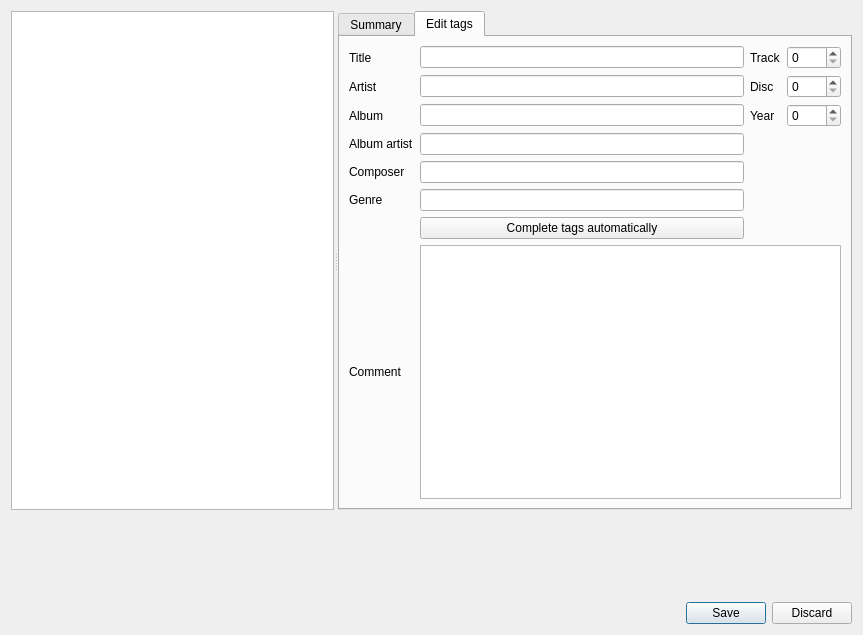
<?xml version="1.0" encoding="UTF-8"?>
<ui version="4.0">
 <class>EditTagDialog</class>
 <widget class="QDialog" name="EditTagDialog">
  <property name="geometry">
   <rect>
    <x>0</x>
    <y>0</y>
    <width>863</width>
    <height>635</height>
   </rect>
  </property>
  <property name="windowTitle">
   <string>Edit track information</string>
  </property>
  <property name="windowIcon">
   <iconset resource="../../data/data.qrc">
    <normaloff>:/icon.png</normaloff>:/icon.png</iconset>
  </property>
  <layout class="QVBoxLayout" name="verticalLayout_3">
   <item>
    <widget class="QSplitter" name="splitter">
     <property name="orientation">
      <enum>Qt::Horizontal</enum>
     </property>
     <widget class="QListWidget" name="song_list">
      <property name="selectionMode">
       <enum>QAbstractItemView::ExtendedSelection</enum>
      </property>
     </widget>
     <widget class="QTabWidget" name="tab_widget">
      <property name="currentIndex">
       <number>1</number>
      </property>
      <widget class="QWidget" name="summary_tab">
       <attribute name="title">
        <string>Summary</string>
       </attribute>
       <layout class="QVBoxLayout" name="verticalLayout_2">
        <item>
         <layout class="QHBoxLayout" name="horizontalLayout_2">
          <item>
           <widget class="QLabel" name="art">
            <property name="sizePolicy">
             <sizepolicy hsizetype="Fixed" vsizetype="Fixed">
              <horstretch>0</horstretch>
              <verstretch>0</verstretch>
             </sizepolicy>
            </property>
            <property name="minimumSize">
             <size>
              <width>124</width>
              <height>124</height>
             </size>
            </property>
            <property name="frameShape">
             <enum>QFrame::StyledPanel</enum>
            </property>
            <property name="text">
             <string/>
            </property>
            <property name="alignment">
             <set>Qt::AlignCenter</set>
            </property>
            <property name="margin">
             <number>2</number>
            </property>
           </widget>
          </item>
          <item>
           <layout class="QVBoxLayout" name="verticalLayout">
            <item>
             <widget class="QTextEdit" name="summary">
              <property name="sizePolicy">
               <sizepolicy hsizetype="Expanding" vsizetype="Minimum">
                <horstretch>0</horstretch>
                <verstretch>0</verstretch>
               </sizepolicy>
              </property>
              <property name="styleSheet">
               <string notr="true">QTextEdit {
  background: transparent;
}</string>
              </property>
              <property name="frameShape">
               <enum>QFrame::NoFrame</enum>
              </property>
              <property name="textInteractionFlags">
               <set>Qt::TextSelectableByKeyboard|Qt::TextSelectableByMouse</set>
              </property>
             </widget>
            </item>
            <item>
             <layout class="QHBoxLayout" name="horizontalLayout">
              <item>
               <widget class="QPushButton" name="summary_art_button">
                <property name="sizePolicy">
                 <sizepolicy hsizetype="Fixed" vsizetype="Fixed">
                  <horstretch>0</horstretch>
                  <verstretch>0</verstretch>
                 </sizepolicy>
                </property>
                <property name="text">
                 <string>Change cover art</string>
                </property>
               </widget>
              </item>
              <item>
               <widget class="QPushButton" name="playcount_reset">
                <property name="sizePolicy">
                 <sizepolicy hsizetype="Fixed" vsizetype="Fixed">
                  <horstretch>0</horstretch>
                  <verstretch>0</verstretch>
                 </sizepolicy>
                </property>
                <property name="text">
                 <string>Reset play counts</string>
                </property>
               </widget>
              </item>
              <item>
               <spacer name="horizontalSpacer">
                <property name="orientation">
                 <enum>Qt::Horizontal</enum>
                </property>
                <property name="sizeHint" stdset="0">
                 <size>
                  <width>40</width>
                  <height>20</height>
                 </size>
                </property>
               </spacer>
              </item>
             </layout>
            </item>
           </layout>
          </item>
         </layout>
        </item>
        <item>
         <widget class="Line" name="line">
          <property name="orientation">
           <enum>Qt::Horizontal</enum>
          </property>
         </widget>
        </item>
        <item>
         <layout class="QGridLayout" name="gridLayout_3" rowstretch="0,0,0,0,0,0,0,0,0">
          <property name="horizontalSpacing">
           <number>18</number>
          </property>
          <item row="0" column="0">
           <widget class="QLabel" name="length_label">
            <property name="sizePolicy">
             <sizepolicy hsizetype="Fixed" vsizetype="Preferred">
              <horstretch>0</horstretch>
              <verstretch>0</verstretch>
             </sizepolicy>
            </property>
            <property name="text">
             <string>Length</string>
            </property>
            <property name="field_label" stdset="0">
             <bool>true</bool>
            </property>
           </widget>
          </item>
          <item row="0" column="1">
           <widget class="QLabel" name="length">
            <property name="sizePolicy">
             <sizepolicy hsizetype="Fixed" vsizetype="Preferred">
              <horstretch>0</horstretch>
              <verstretch>0</verstretch>
             </sizepolicy>
            </property>
            <property name="minimumSize">
             <size>
              <width>150</width>
              <height>0</height>
             </size>
            </property>
            <property name="baseSize">
             <size>
              <width>150</width>
              <height>0</height>
             </size>
            </property>
            <property name="wordWrap">
             <bool>true</bool>
            </property>
            <property name="textInteractionFlags">
             <set>Qt::LinksAccessibleByMouse|Qt::TextSelectableByKeyboard|Qt::TextSelectableByMouse</set>
            </property>
           </widget>
          </item>
          <item row="0" column="2">
           <widget class="QLabel" name="playcount_label">
            <property name="sizePolicy">
             <sizepolicy hsizetype="Fixed" vsizetype="Preferred">
              <horstretch>0</horstretch>
              <verstretch>0</verstretch>
             </sizepolicy>
            </property>
            <property name="text">
             <string>Play count</string>
            </property>
            <property name="field_label" stdset="0">
             <bool>true</bool>
            </property>
           </widget>
          </item>
          <item row="0" column="3">
           <widget class="QLabel" name="playcount">
            <property name="sizePolicy">
             <sizepolicy hsizetype="Expanding" vsizetype="Preferred">
              <horstretch>0</horstretch>
              <verstretch>0</verstretch>
             </sizepolicy>
            </property>
            <property name="wordWrap">
             <bool>true</bool>
            </property>
            <property name="textInteractionFlags">
             <set>Qt::LinksAccessibleByMouse|Qt::TextSelectableByKeyboard|Qt::TextSelectableByMouse</set>
            </property>
           </widget>
          </item>
          <item row="1" column="0">
           <widget class="QLabel" name="bpm_label">
            <property name="sizePolicy">
             <sizepolicy hsizetype="Fixed" vsizetype="Preferred">
              <horstretch>0</horstretch>
              <verstretch>0</verstretch>
             </sizepolicy>
            </property>
            <property name="text">
             <string>BPM</string>
            </property>
            <property name="field_label" stdset="0">
             <bool>true</bool>
            </property>
           </widget>
          </item>
          <item row="1" column="1">
           <widget class="QLabel" name="bpm">
            <property name="sizePolicy">
             <sizepolicy hsizetype="Preferred" vsizetype="Preferred">
              <horstretch>0</horstretch>
              <verstretch>0</verstretch>
             </sizepolicy>
            </property>
            <property name="baseSize">
             <size>
              <width>0</width>
              <height>0</height>
             </size>
            </property>
            <property name="wordWrap">
             <bool>true</bool>
            </property>
            <property name="textInteractionFlags">
             <set>Qt::LinksAccessibleByMouse|Qt::TextSelectableByKeyboard|Qt::TextSelectableByMouse</set>
            </property>
           </widget>
          </item>
          <item row="1" column="2">
           <widget class="QLabel" name="skipcount_label">
            <property name="sizePolicy">
             <sizepolicy hsizetype="Fixed" vsizetype="Preferred">
              <horstretch>0</horstretch>
              <verstretch>0</verstretch>
             </sizepolicy>
            </property>
            <property name="text">
             <string>Skip count</string>
            </property>
            <property name="field_label" stdset="0">
             <bool>true</bool>
            </property>
           </widget>
          </item>
          <item row="1" column="3">
           <widget class="QLabel" name="skipcount">
            <property name="wordWrap">
             <bool>true</bool>
            </property>
            <property name="textInteractionFlags">
             <set>Qt::LinksAccessibleByMouse|Qt::TextSelectableByKeyboard|Qt::TextSelectableByMouse</set>
            </property>
           </widget>
          </item>
          <item row="2" column="0">
           <widget class="QLabel" name="bitrate_label">
            <property name="sizePolicy">
             <sizepolicy hsizetype="Fixed" vsizetype="Preferred">
              <horstretch>0</horstretch>
              <verstretch>0</verstretch>
             </sizepolicy>
            </property>
            <property name="text">
             <string>Bit rate</string>
            </property>
            <property name="field_label" stdset="0">
             <bool>true</bool>
            </property>
           </widget>
          </item>
          <item row="2" column="1">
           <widget class="QLabel" name="bitrate">
            <property name="sizePolicy">
             <sizepolicy hsizetype="Preferred" vsizetype="Preferred">
              <horstretch>0</horstretch>
              <verstretch>0</verstretch>
             </sizepolicy>
            </property>
            <property name="baseSize">
             <size>
              <width>0</width>
              <height>0</height>
             </size>
            </property>
            <property name="wordWrap">
             <bool>true</bool>
            </property>
            <property name="textInteractionFlags">
             <set>Qt::LinksAccessibleByMouse|Qt::TextSelectableByKeyboard|Qt::TextSelectableByMouse</set>
            </property>
           </widget>
          </item>
          <item row="2" column="2">
           <widget class="QLabel" name="lastplayed_label">
            <property name="sizePolicy">
             <sizepolicy hsizetype="Fixed" vsizetype="Preferred">
              <horstretch>0</horstretch>
              <verstretch>0</verstretch>
             </sizepolicy>
            </property>
            <property name="text">
             <string>Last played</string>
            </property>
            <property name="field_label" stdset="0">
             <bool>true</bool>
            </property>
           </widget>
          </item>
          <item row="2" column="3">
           <widget class="QLabel" name="lastplayed">
            <property name="wordWrap">
             <bool>true</bool>
            </property>
            <property name="textInteractionFlags">
             <set>Qt::LinksAccessibleByMouse|Qt::TextSelectableByKeyboard|Qt::TextSelectableByMouse</set>
            </property>
           </widget>
          </item>
          <item row="3" column="0">
           <widget class="QLabel" name="samplerate_label">
            <property name="sizePolicy">
             <sizepolicy hsizetype="Fixed" vsizetype="Preferred">
              <horstretch>0</horstretch>
              <verstretch>0</verstretch>
             </sizepolicy>
            </property>
            <property name="text">
             <string>Sample rate</string>
            </property>
            <property name="field_label" stdset="0">
             <bool>true</bool>
            </property>
           </widget>
          </item>
          <item row="3" column="1">
           <widget class="QLabel" name="samplerate">
            <property name="sizePolicy">
             <sizepolicy hsizetype="Preferred" vsizetype="Preferred">
              <horstretch>0</horstretch>
              <verstretch>0</verstretch>
             </sizepolicy>
            </property>
            <property name="wordWrap">
             <bool>true</bool>
            </property>
            <property name="textInteractionFlags">
             <set>Qt::LinksAccessibleByMouse|Qt::TextSelectableByKeyboard|Qt::TextSelectableByMouse</set>
            </property>
           </widget>
          </item>
          <item row="3" column="2">
           <widget class="QLabel" name="score_label">
            <property name="sizePolicy">
             <sizepolicy hsizetype="Fixed" vsizetype="Preferred">
              <horstretch>0</horstretch>
              <verstretch>0</verstretch>
             </sizepolicy>
            </property>
            <property name="text">
             <string>Score</string>
            </property>
            <property name="field_label" stdset="0">
             <bool>true</bool>
            </property>
           </widget>
          </item>
          <item row="3" column="3">
           <widget class="QLabel" name="score">
            <property name="wordWrap">
             <bool>true</bool>
            </property>
            <property name="textInteractionFlags">
             <set>Qt::LinksAccessibleByMouse|Qt::TextSelectableByKeyboard|Qt::TextSelectableByMouse</set>
            </property>
           </widget>
          </item>
          <item row="4" column="0">
           <widget class="QLabel" name="filesize_label">
            <property name="sizePolicy">
             <sizepolicy hsizetype="Fixed" vsizetype="Preferred">
              <horstretch>0</horstretch>
              <verstretch>0</verstretch>
             </sizepolicy>
            </property>
            <property name="text">
             <string>File size</string>
            </property>
            <property name="field_label" stdset="0">
             <bool>true</bool>
            </property>
           </widget>
          </item>
          <item row="4" column="1">
           <widget class="QLabel" name="filesize">
            <property name="sizePolicy">
             <sizepolicy hsizetype="Preferred" vsizetype="Preferred">
              <horstretch>0</horstretch>
              <verstretch>0</verstretch>
             </sizepolicy>
            </property>
            <property name="wordWrap">
             <bool>true</bool>
            </property>
            <property name="textInteractionFlags">
             <set>Qt::LinksAccessibleByMouse|Qt::TextSelectableByKeyboard|Qt::TextSelectableByMouse</set>
            </property>
           </widget>
          </item>
          <item row="4" column="2">
           <widget class="QLabel" name="rating_label">
            <property name="sizePolicy">
             <sizepolicy hsizetype="Fixed" vsizetype="Preferred">
              <horstretch>0</horstretch>
              <verstretch>0</verstretch>
             </sizepolicy>
            </property>
            <property name="text">
             <string>Rating</string>
            </property>
            <property name="field_label" stdset="0">
             <bool>true</bool>
            </property>
           </widget>
          </item>
          <item row="4" column="3">
           <widget class="RatingWidget" name="rating" native="true">
            <property name="sizePolicy">
             <sizepolicy hsizetype="Fixed" vsizetype="Preferred">
              <horstretch>0</horstretch>
              <verstretch>0</verstretch>
             </sizepolicy>
            </property>
            <property name="minimumSize">
             <size>
              <width>0</width>
              <height>0</height>
             </size>
            </property>
           </widget>
          </item>
          <item row="6" column="0">
           <widget class="QLabel" name="filetype_label">
            <property name="sizePolicy">
             <sizepolicy hsizetype="Fixed" vsizetype="Preferred">
              <horstretch>0</horstretch>
              <verstretch>0</verstretch>
             </sizepolicy>
            </property>
            <property name="text">
             <string>File type</string>
            </property>
            <property name="field_label" stdset="0">
             <bool>true</bool>
            </property>
           </widget>
          </item>
          <item row="6" column="1" colspan="3">
           <widget class="QLabel" name="filetype">
            <property name="sizePolicy">
             <sizepolicy hsizetype="Expanding" vsizetype="Preferred">
              <horstretch>0</horstretch>
              <verstretch>0</verstretch>
             </sizepolicy>
            </property>
            <property name="text">
             <string/>
            </property>
            <property name="wordWrap">
             <bool>true</bool>
            </property>
            <property name="textInteractionFlags">
             <set>Qt::LinksAccessibleByMouse|Qt::TextSelectableByKeyboard|Qt::TextSelectableByMouse</set>
            </property>
           </widget>
          </item>
          <item row="7" column="0">
           <widget class="QLabel" name="mtime_label">
            <property name="sizePolicy">
             <sizepolicy hsizetype="Fixed" vsizetype="Preferred">
              <horstretch>0</horstretch>
              <verstretch>0</verstretch>
             </sizepolicy>
            </property>
            <property name="text">
             <string>Date modified</string>
            </property>
            <property name="field_label" stdset="0">
             <bool>true</bool>
            </property>
           </widget>
          </item>
          <item row="7" column="1" colspan="3">
           <widget class="QLabel" name="mtime">
            <property name="wordWrap">
             <bool>true</bool>
            </property>
            <property name="textInteractionFlags">
             <set>Qt::LinksAccessibleByMouse|Qt::TextSelectableByKeyboard|Qt::TextSelectableByMouse</set>
            </property>
           </widget>
          </item>
          <item row="8" column="0">
           <widget class="QLabel" name="ctime_label">
            <property name="sizePolicy">
             <sizepolicy hsizetype="Fixed" vsizetype="Preferred">
              <horstretch>0</horstretch>
              <verstretch>0</verstretch>
             </sizepolicy>
            </property>
            <property name="text">
             <string>Date created</string>
            </property>
            <property name="field_label" stdset="0">
             <bool>true</bool>
            </property>
           </widget>
          </item>
          <item row="8" column="1" colspan="3">
           <widget class="QLabel" name="ctime">
            <property name="wordWrap">
             <bool>true</bool>
            </property>
            <property name="textInteractionFlags">
             <set>Qt::LinksAccessibleByMouse|Qt::TextSelectableByKeyboard|Qt::TextSelectableByMouse</set>
            </property>
           </widget>
          </item>
          <item row="5" column="0">
           <widget class="QLabel" name="filename_label">
            <property name="text">
             <string>File name</string>
            </property>
            <property name="field_label" stdset="0">
             <bool>true</bool>
            </property>
           </widget>
          </item>
          <item row="5" column="1" colspan="3">
           <widget class="QLineEdit" name="filename">
            <property name="styleSheet">
             <string notr="true">QLineEdit {
  background: transparent;
}</string>
            </property>
            <property name="frame">
             <bool>false</bool>
            </property>
            <property name="readOnly">
             <bool>true</bool>
            </property>
           </widget>
          </item>
         </layout>
        </item>
        <item>
         <spacer name="verticalSpacer_2">
          <property name="orientation">
           <enum>Qt::Vertical</enum>
          </property>
          <property name="sizeHint" stdset="0">
           <size>
            <width>20</width>
            <height>40</height>
           </size>
          </property>
         </spacer>
        </item>
       </layout>
      </widget>
      <widget class="QWidget" name="tags_tab">
       <attribute name="title">
        <string>Edit tags</string>
       </attribute>
       <layout class="QGridLayout" name="gridLayout">
        <item row="0" column="0">
         <widget class="QLabel" name="title_label">
          <property name="text">
           <string>Title</string>
          </property>
          <property name="buddy">
           <cstring>title</cstring>
          </property>
         </widget>
        </item>
        <item row="0" column="1">
         <widget class="LineEdit" name="title">
          <property name="has_reset_button" stdset="0">
           <bool>true</bool>
          </property>
          <property name="has_clear_button" stdset="0">
           <bool>false</bool>
          </property>
         </widget>
        </item>
        <item row="0" column="2">
         <widget class="QLabel" name="track_label">
          <property name="text">
           <string>Track</string>
          </property>
          <property name="buddy">
           <cstring>track</cstring>
          </property>
         </widget>
        </item>
        <item row="0" column="3">
         <widget class="SpinBox" name="track">
          <property name="maximum">
           <number>9999</number>
          </property>
          <property name="has_clear_button" stdset="0">
           <bool>false</bool>
          </property>
          <property name="has_reset_button" stdset="0">
           <bool>true</bool>
          </property>
         </widget>
        </item>
        <item row="1" column="0">
         <widget class="QLabel" name="artist_label">
          <property name="text">
           <string>Artist</string>
          </property>
          <property name="buddy">
           <cstring>artist</cstring>
          </property>
         </widget>
        </item>
        <item row="1" column="1">
         <widget class="LineEdit" name="artist">
          <property name="has_reset_button" stdset="0">
           <bool>true</bool>
          </property>
          <property name="has_clear_button" stdset="0">
           <bool>false</bool>
          </property>
         </widget>
        </item>
        <item row="1" column="2">
         <widget class="QLabel" name="disc_label">
          <property name="text">
           <string>Disc</string>
          </property>
          <property name="buddy">
           <cstring>disc</cstring>
          </property>
         </widget>
        </item>
        <item row="1" column="3">
         <widget class="SpinBox" name="disc">
          <property name="maximum">
           <number>9999</number>
          </property>
          <property name="has_clear_button" stdset="0">
           <bool>false</bool>
          </property>
          <property name="has_reset_button" stdset="0">
           <bool>true</bool>
          </property>
         </widget>
        </item>
        <item row="2" column="0">
         <widget class="QLabel" name="album_label">
          <property name="text">
           <string>Album</string>
          </property>
          <property name="buddy">
           <cstring>album</cstring>
          </property>
         </widget>
        </item>
        <item row="2" column="1">
         <widget class="LineEdit" name="album">
          <property name="has_reset_button" stdset="0">
           <bool>true</bool>
          </property>
          <property name="has_clear_button" stdset="0">
           <bool>false</bool>
          </property>
         </widget>
        </item>
        <item row="2" column="2">
         <widget class="QLabel" name="year_label">
          <property name="text">
           <string>Year</string>
          </property>
          <property name="buddy">
           <cstring>year</cstring>
          </property>
         </widget>
        </item>
        <item row="2" column="3">
         <widget class="SpinBox" name="year">
          <property name="maximum">
           <number>9999</number>
          </property>
          <property name="has_clear_button" stdset="0">
           <bool>false</bool>
          </property>
          <property name="has_reset_button" stdset="0">
           <bool>true</bool>
          </property>
         </widget>
        </item>
        <item row="3" column="0">
         <widget class="QLabel" name="albumartist_label">
          <property name="text">
           <string>Album artist</string>
          </property>
          <property name="buddy">
           <cstring>albumartist</cstring>
          </property>
         </widget>
        </item>
        <item row="3" column="1">
         <widget class="LineEdit" name="albumartist">
          <property name="has_reset_button" stdset="0">
           <bool>true</bool>
          </property>
          <property name="has_clear_button" stdset="0">
           <bool>false</bool>
          </property>
         </widget>
        </item>
        <item row="4" column="0">
         <widget class="QLabel" name="composer_label">
          <property name="text">
           <string>Composer</string>
          </property>
          <property name="buddy">
           <cstring>composer</cstring>
          </property>
         </widget>
        </item>
        <item row="4" column="1">
         <widget class="LineEdit" name="composer">
          <property name="has_reset_button" stdset="0">
           <bool>true</bool>
          </property>
          <property name="has_clear_button" stdset="0">
           <bool>false</bool>
          </property>
         </widget>
        </item>
        <item row="5" column="0">
         <widget class="QLabel" name="genre_label">
          <property name="text">
           <string>Genre</string>
          </property>
          <property name="buddy">
           <cstring>genre</cstring>
          </property>
         </widget>
        </item>
        <item row="5" column="1">
         <widget class="LineEdit" name="genre">
          <property name="has_reset_button" stdset="0">
           <bool>true</bool>
          </property>
          <property name="has_clear_button" stdset="0">
           <bool>false</bool>
          </property>
         </widget>
        </item>
        <item row="7" column="0">
         <widget class="QLabel" name="comment_label">
          <property name="text">
           <string>Comment</string>
          </property>
          <property name="buddy">
           <cstring>comment</cstring>
          </property>
         </widget>
        </item>
        <item row="7" column="1" colspan="3">
         <widget class="TextEdit" name="comment">
          <property name="has_reset_button" stdset="0">
           <bool>true</bool>
          </property>
          <property name="has_clear_button" stdset="0">
           <bool>false</bool>
          </property>
         </widget>
        </item>
        <item row="6" column="1">
         <widget class="QPushButton" name="fetch_tag">
          <property name="text">
           <string>Complete tags automatically</string>
          </property>
          <property name="icon">
           <iconset resource="../../data/data.qrc">
            <normaloff>:/providers/musicbrainz.png</normaloff>:/providers/musicbrainz.png</iconset>
          </property>
          <property name="iconSize">
           <size>
            <width>38</width>
            <height>22</height>
           </size>
          </property>
         </widget>
        </item>
       </layout>
      </widget>
     </widget>
    </widget>
   </item>
   <item>
    <widget class="BusyIndicator" name="loading_label" native="true"/>
   </item>
   <item>
    <widget class="QDialogButtonBox" name="button_box">
     <property name="standardButtons">
      <set>QDialogButtonBox::Discard|QDialogButtonBox::Save</set>
     </property>
    </widget>
   </item>
  </layout>
 </widget>
 <customwidgets>
  <customwidget>
   <class>BusyIndicator</class>
   <extends>QWidget</extends>
   <header>widgets/busyindicator.h</header>
   <container>1</container>
  </customwidget>
  <customwidget>
   <class>LineEdit</class>
   <extends>QLineEdit</extends>
   <header>widgets/lineedit.h</header>
  </customwidget>
  <customwidget>
   <class>RatingWidget</class>
   <extends>QWidget</extends>
   <header>widgets/ratingwidget.h</header>
   <container>1</container>
  </customwidget>
  <customwidget>
   <class>TextEdit</class>
   <extends>QTextEdit</extends>
   <header>widgets/lineedit.h</header>
  </customwidget>
  <customwidget>
   <class>SpinBox</class>
   <extends>QSpinBox</extends>
   <header>widgets/lineedit.h</header>
  </customwidget>
 </customwidgets>
 <resources>
  <include location="../../data/data.qrc"/>
 </resources>
 <connections>
  <connection>
   <sender>button_box</sender>
   <signal>accepted()</signal>
   <receiver>EditTagDialog</receiver>
   <slot>accept()</slot>
   <hints>
    <hint type="sourcelabel">
     <x>65</x>
     <y>552</y>
    </hint>
    <hint type="destinationlabel">
     <x>84</x>
     <y>533</y>
    </hint>
   </hints>
  </connection>
  <connection>
   <sender>button_box</sender>
   <signal>rejected()</signal>
   <receiver>EditTagDialog</receiver>
   <slot>reject()</slot>
   <hints>
    <hint type="sourcelabel">
     <x>236</x>
     <y>542</y>
    </hint>
    <hint type="destinationlabel">
     <x>242</x>
     <y>532</y>
    </hint>
   </hints>
  </connection>
 </connections>
</ui>
